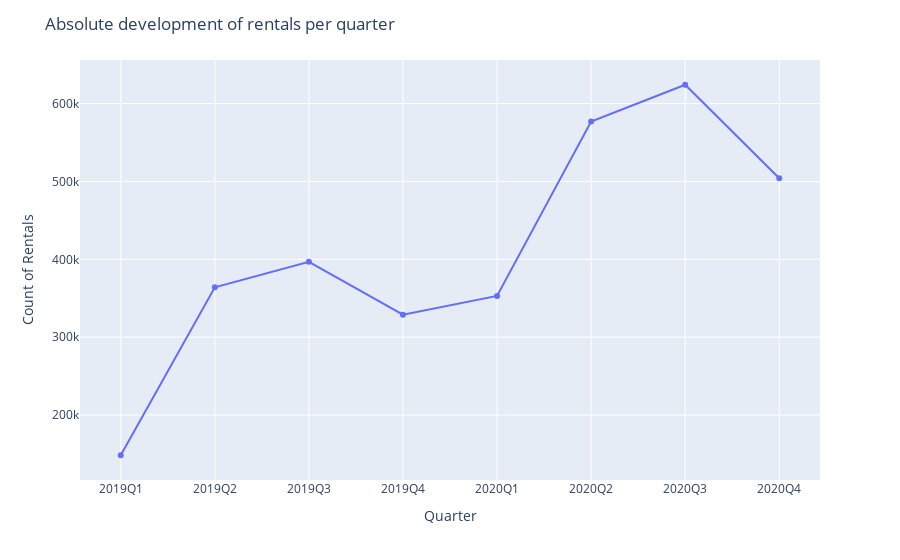

Notebook cell for this chart:
### Markdown cell above
## Absolute development of rentals per quarter

### Code cell
# Count rentals per quarter
df_quarter = df.groupby("quarter",as_index=False).count().sort_values(by="quarter")
df_quarter["quarter"]=df_quarter.quarter.astype(str)

# Show amount of rentals per quarter
fig_counts_per_quarter = px.line(df_quarter, x="quarter", y="registered_customer", markers=True)
fig_counts_per_quarter.update_layout( title="Absolute development of rentals per quarter", xaxis_title="Quarter", yaxis_title="Count of Rentals")

### Figure 1 — Plotly figure (JSON) as saved in the notebook; plotly's stock layout.template omitted (floating-point values rounded to 4 significant figures)
{"data": [{"hovertemplate": "quarter=%{x}<br>registered_customer=%{y}<extra></extra>", "legendgroup": "", "line": {"color": "#636efa", "dash": "solid"}, "marker": {"symbol": "circle"}, "mode": "lines+markers", "name": "", "orientation": "v", "showlegend": false, "type": "scatter", "x": ["2019Q1", "2019Q2", "2019Q3", "2019Q4", "2020Q1", "2020Q2", "2020Q3", "2020Q4"], "xaxis": "x", "y": [148348, 363962, 396742, 328828, 352896, 576907, 624190, 504148], "yaxis": "y"}], "layout": {"autosize": true, "legend": {"tracegroupgap": 0}, "margin": {"t": 60}, "title": {"text": "Absolute development of rentals per quarter"}, "xaxis": {"anchor": "y", "autorange": true, "domain": [0, 1], "range": [-0.441, 7.441], "title": {"text": "Quarter"}, "type": "category"}, "yaxis": {"anchor": "x", "autorange": true, "domain": [0, 1], "range": [111500.0, 661000.0], "title": {"text": "Count of Rentals"}, "type": "linear"}}}
